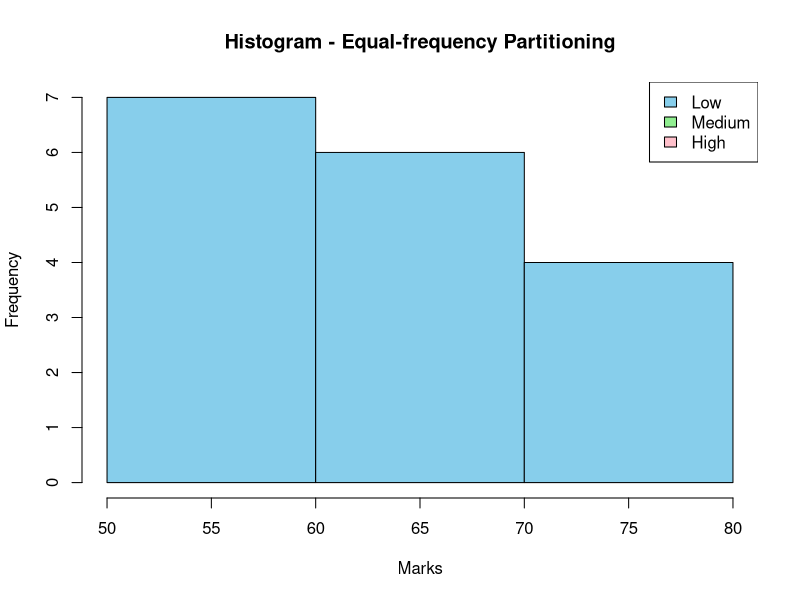
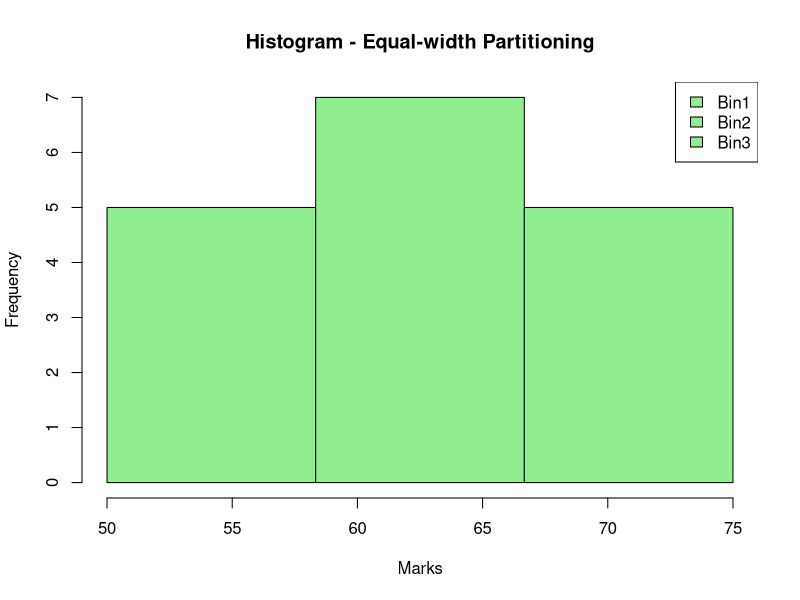

The R script that drew these images, in order:
marks <- c(55, 60, 71, 63, 55, 65, 50, 55, 58, 59, 61, 63, 65, 67, 71, 72, 75)
equal_frequency_bins <- cut(marks, breaks = 3, labels = c("Low", "Medium", "High"), include.lowest = TRUE)
equal_width_bins <- cut(marks, breaks = 3, labels = c("Bin1", "Bin2", "Bin3"), include.lowest = TRUE)
hist(marks, breaks = 3, main = "Histogram - Equal-frequency Partitioning", 
     xlab = "Marks", ylab = "Frequency", col = "skyblue", border = "black")
legend("topright", legend = c("Low", "Medium", "High"), fill = c("skyblue", "lightgreen", "pink"))
hist(marks, breaks = seq(min(marks), max(marks), length.out = 4), main = "Histogram - Equal-width Partitioning", 
     xlab = "Marks", ylab = "Frequency", col = "lightgreen", border = "black")
legend("topright", legend = c("Bin1", "Bin2", "Bin3"), fill = "lightgreen")
